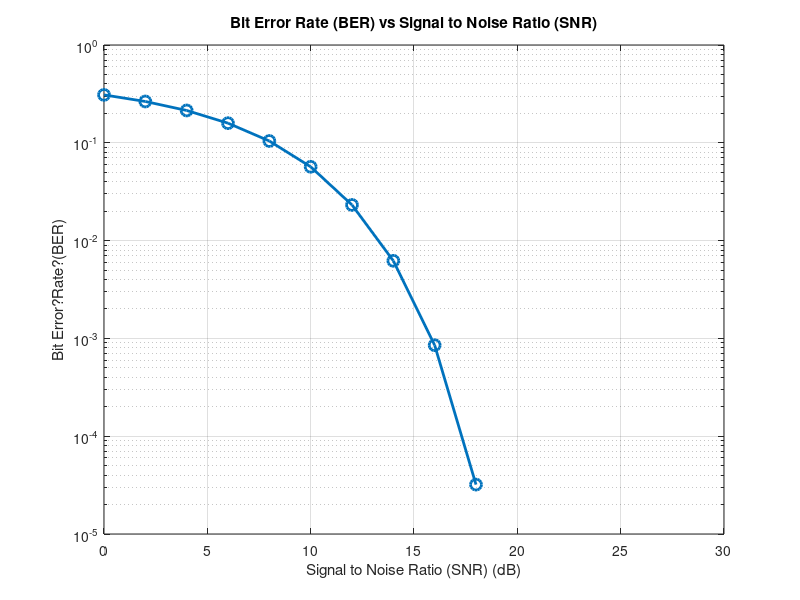

The MATLAB source for this figure:
% Step 1: Set the simulation parameters
num_bits = 1e6;
SNR_range = 0:2:30;
num_iterations = 5;
BER = zeros(1, length(SNR_range));

for snr_idx = 1:length(SNR_range)
    % Step 2: Generate random binary data vector
    data = randi([0 1], 1, num_bits);
    
    % Step 3: Apply noise to bits
    SNR = 10^(SNR_range(snr_idx)/10);
    P = 1; % average power of transmitted signal
    noise_power = P/SNR;
    noise = sqrt(noise_power) * randn(1, num_bits);
    received_signal = data + noise;
    
    % Step 4: Decide whether the received signal is '1' or '0'
    detected_data = (received_signal >= 0.5);
    
    % Step 5: Calculate the number of errors
    num_errors = 0;
    for i = 1:num_iterations
        errors = biterr(data, detected_data);
        num_errors = num_errors + errors;
        detected_data = (received_signal >= 0.5);
    end
    
    % Calculate bit error rate (BER)
    BER(snr_idx) = num_errors / ( num_iterations * num_bits);
end
% Step 7: Plot the BER vs SNR curve
semilogy(SNR_range, BER,'-o','LineWidth',2,'MarkerSize',8);
grid on;
title('Bit Error Rate (BER) vs Signal to Noise Ratio (SNR)');
xlabel('Signal to Noise Ratio (SNR) (dB)');
ylabel('Bit Error?Rate?(BER)');